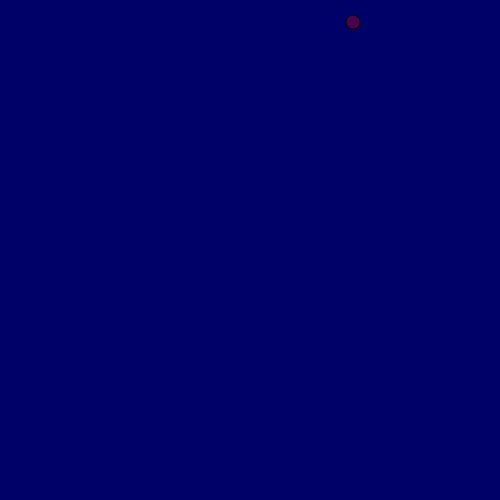
Frame 1 (no input)
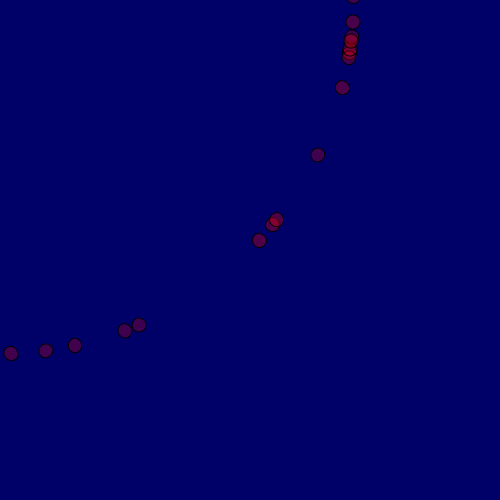
Frame 60 (the mouse pressed at the canvas centre just before this capture)
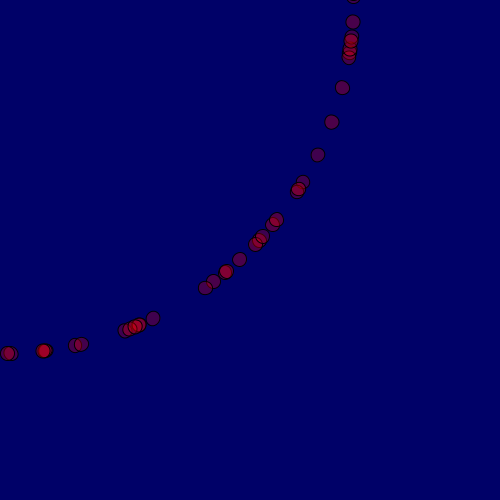
Frame 120 (the mouse held since frame 60 and released just before this capture)

The Processing sketch that drew these frames (run headless with seeded random() and noise(); from frame 60 on, the mouse is pressed at the canvas centre):

// Processing sketch: p143_1
// ── p143_1.pde
void setup() {
  size(500,500);
  colorMode(HSB, 0, 100, 100);
  smooth();
  // noLoop();
  background(360);
  frameRate(30);
}

void draw() {
  fill(360,100,100,random(60,80));
  rotate(random(0,360));
  float x = width/2;
  float y = height/2;
  ellipse(x, y, 14, 14);
}
